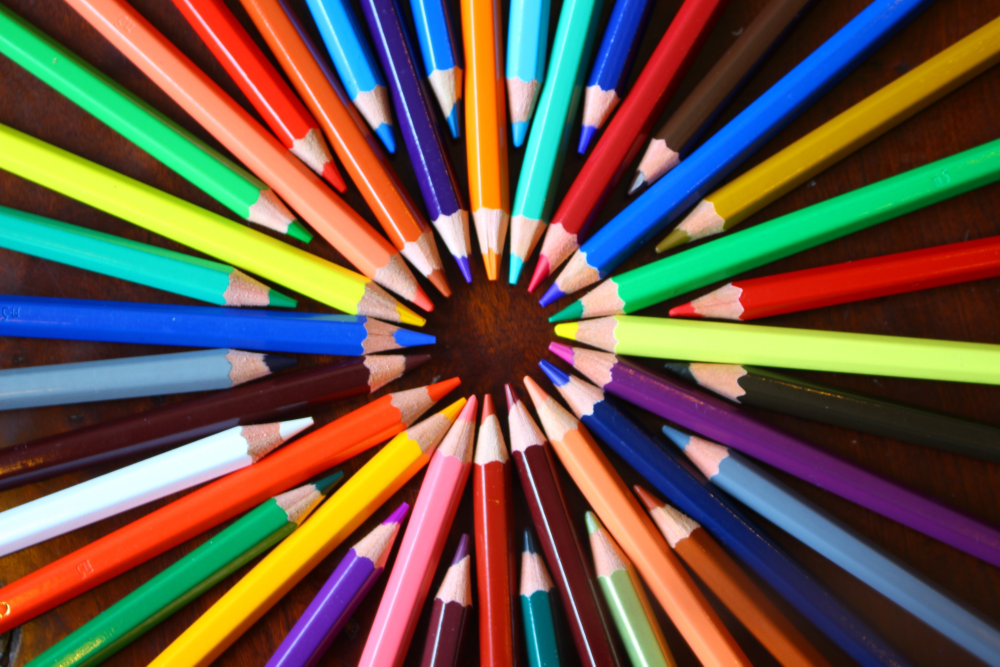
#> input picture crayons.jpeg, 4000 x 2666 px, found by its file name (shown at 1/4 size); the run also reads 1 picture not shown here
$ jupyter execute --allow-errors Bonus_Day001_Image_Processing.ipynb
#> lines starting #> are read from the running program, lines starting #| are printed output that depends on the picture; long printed decimals are rounded
# Introduction

**What is Computer Vision?**

*Computer vision is the science of teaching a machine how to interpret images.*

**Applications**

*   Image Compression
*   Filters
*   Image Matching
*   Image Segmentation
*   Object Recognition

**Basics for working with images in Python**

Under the hood,

the images are stored as a matrix of integers,

in which a pixel’s value corresponds to the given shade of gray/color.

**Binary Image**

1 bit Monochrome Image ( Bitmap Image )

Assume image is a grid of 8 x 8 pixels

8*8 = 64 pixels in total

Each pixels require 1 bit,

to store either BLACK( True = 1 ) or WHITE ( False = 0 )

**Grayscale Image**

8 bit Grayscale Image

Assume image is a grid of 8 x 8 pixels

8*8 = 64 pixels in total

Each pixels require 0 to 255 ( Unsigned Integer )

to store either BLACK(0) or WHITE (255)Or GRAY(128)


**Color Image**

8 bit Color Image

Assume image is a grid of 8 x 8 pixel

8*8 = 64 pixels in total

**The byte is the smallest addressable unit in x86.**

# Create a Binary Image from an array

[cell 1]
# Importing the required module
import numpy as np
import matplotlib.pyplot as plt

[cell 2]
image1 = [
         [0, 0, 1, 1, 1, 1, 0, 0],
         [0, 1, 0, 0, 0, 0, 1, 0],
         [1, 0, 1, 0, 0, 1, 0, 1],
         [1, 0, 0, 0, 0, 0, 0, 1],
         [1, 0, 1, 0, 0, 1, 0, 1],
         [1, 0, 0, 1, 1, 0, 0, 1],
         [0, 1, 0, 0, 0, 0, 1, 0],
         [0, 0, 1, 1, 1, 1, 0, 0]
        ]
img1 = np.array(image1, dtype=np.bool_)

[cell 3]
print(type(img1))
print(img1.ndim)
print(img1.dtype)
print(img1.shape)
print(img1.itemsize) #Displays in byte - how much size it takes to store each and every item
print(img1.size) #Even the bool data type in NumPy uses int8 to store the data
print(img1.nbytes) #How many bytes are stored in a memory for such an image
print("Values min/max", int(img1.min()), int(img1.max()))
print("Values min/max", img1.min(), img1.max())
print(img1)
print(img1.astype('int8'))

[cell 4]
plt.imshow(img1, "binary") #imshow - to present as an image

# Create a Grayscale Image from an array

[cell 5]
image2 = [
       [255, 255, 0, 0, 0, 0, 255, 255],
       [255, 0, 255, 255, 255, 255, 0, 255],
       [0, 255, 128, 255, 255, 128, 255, 0],
       [0, 255, 255, 255, 255, 255, 255, 0],
       [0, 255, 128, 255, 255, 128, 255, 0],
       [0, 255, 255, 128, 128, 255, 255, 0],
       [255, 0, 255, 255, 255, 255, 0, 255],
       [255, 255, 0, 0, 0, 0, 255, 255]
       ]
img2 = np.array(image2, dtype=np.uint8)

[cell 6]
print(type(img2))
print(img2.ndim)
print(img2.dtype)
print(img2.shape)
print(img2.itemsize)# Displays in byte
print(img2.size)
print(img2.nbytes)
print("Values min/max", img2.min(), img2.max())
print(img2)

[cell 7]
plt.imshow(img2, 'gray')

**Python Imaging Library ( PIL )**

[cell 8]
# Importing Pillow libraray for saving the numpy array as image
from PIL import Image

[cell 9]
dir(Image)

[cell 10]
img_file1 = Image.fromarray(img2, 'L')
# RGB --> Color images
# L --> Grayscale Images

print(type(img_file1)) #image type
print(img_file1)
print(img_file1.mode) #image mode

img_file1.save("Smile.png")

# Create a Colored Image using numpy array

[cell 11]
# Importing the numpy and matplotlib module/library
import numpy as np
import matplotlib.pyplot as plt
# Importing Pillow libraray for saving the numpy array as image
from PIL import Image

[cell 12]
# Defining the color codes for creating the image
image3 = [
[(255, 255, 255), (255, 255, 255), (255, 0, 0), (255, 0, 0), (255, 0, 0), (255, 0, 0), (255, 255, 255), (255, 255, 255)],
[(255, 255, 255), (255, 0, 0), (255, 255, 255), (255, 255, 255), (255, 255, 255), (255, 255, 255), (255, 0, 0), (255, 255, 255)],
[(255, 0, 0), (255, 255, 255), (0, 0, 255), (255, 255, 255), (255, 255, 255), (0, 0, 255), (255, 255, 255), (255, 0, 0)],
[(255, 0, 0), (255, 255, 255), (255, 255, 255), (255, 255, 255), (255, 255, 255), (255, 255, 255), (255, 255, 255), (255, 0, 0)],
[(255, 0, 0), (255, 255, 255), (0, 255, 0), (255, 255, 255), (255, 255, 255), (0, 255, 0), (255, 255, 255), (255, 0, 0)],
[(255, 0, 0), (255, 255, 255), (255, 255, 255), (0, 255, 0), (0, 255, 0), (255, 255, 255), (255, 255, 255), (255, 0, 0)],
[(255, 255, 255),(255,0,0),(255,255,255),(255,255,255),(255,255,255),(255,255,255),(255,0,0),(255,255,255)],
[(255,255,255),(255,255,255),(255,0,0), (255, 0, 0), (255, 0, 0), (255, 0, 0), (255, 255, 255), (255, 255, 255)]
]
img3 = np.array(image3, dtype=np.uint8)

[cell 13]
print(type(img3))
print(img3.ndim)
print(img3.dtype)
print(img3.shape)
# ( height x width x channel )
# ( layers x rows  x columns )
# 8x8( width, height ) RGB images would have shape (8, 8, 3) ( height, width, channels ).
print(img3.itemsize)# Displays in byte
print(img3.size)
print(img3.nbytes)
print("Values min/max", img3.min(), img3.max())

[cell 14]
print(img3)

[cell 15]
print(img3[5])
print(img3[5][0])
print(img3[5][0][0])

[cell 16]
# Creating the image using .imshow
plt.imshow(img3)

[cell 17]
# Saving the numpy array as image
img_file2 = Image.fromarray(img3, 'RGB')
img_file2.save("color_smile.png")
img_file2.show()

# Image Processing using Scikit-image and Numpy Array

Color-image data for single image is typically stored in three dimensions.

Each image is a three-dimensional array of (height, width, channels),
where the channels are usually red, green, and blue (RGB) values.

One 256x128 ( width, height ) RGB images would have shape (128, 256, 3) ( height, width, channels ).

(An extended representation is RGBA, where the A–alpha–denotes the level of opacity.)

One 256x128 ARGB images would have shape (128, 256, 4).

Color-image data for multiple images is typically stored in four dimensions.

A collection of images is then just (image_number, height, width, channels).

One thousand 256x128 RGB images would have shape (1000, 128, 256, 3).

[cell 18]
#Scikit-image is a good library to start with image processing.
from skimage import io

[cell 19]
from google.colab import drive
drive.mount('/content/drive')

[cell 20]
# 4000 x 2666 ( width x height )
img4 = io.imread('/content/drive/MyDrive/Forsk coding school code practices/crayons.jpeg')
#> img4 is the input picture: shape (2666, 4000, 3); mean R, G, B 105.7, 87.5, 73.3

[cell 21]
plt.imshow(img4)

[cell 22]
print(type(img4))
#| <class 'numpy.ndarray'>
print(img4.ndim)
#| 3
print(img4.dtype)
#| uint8
print(img4.shape) #height = 2666, width = 4000, RBG/Color Channel = 3
#| (2666, 4000, 3)
#(height x width x channel)
#(layers x rows  x columns)
print(img4.itemsize) #Displays in byte
#| 1
print(img4.size) #2666x4000x3 = 31992000
#| 31992000
print(img4.nbytes)
#| 31992000
print("Values min/max", img4.min(), img4.max())
#| Values min/max 0 255

[cell 23]
print(img4)
#> (printed output is left out)

[cell 24]
print(img4[0])
#> (printed output is left out)
#first layer

[cell 25]
print(img4[2665])
#> (printed output is left out)
#Last layer

[cell 26]
print(img4[0][0])
#| [31 19  7]
#0th row for the first layer

[cell 27]
print(img4[0][0][0]) #RED Component of 0th row for the first layer
#| 31

[cell 28]
#Drawing a red square on the image
img4[10:1100, 10:1100, :] = [255, 0, 0] #{red, green, blue}
plt.imshow(img4)

[cell 29]
#Reloading the Image Again
img5 = io.imread('/content/drive/MyDrive/Forsk coding school code practices/crayons.jpeg')
plt.imshow(img5)

[cell 30]
#Showing the Red Channel
plt.imshow(img5[:,:,0])

[cell 31]
#Showing the Green Channel
plt.imshow (img5[:,:,1])

[cell 32]
#Showing the Blue Channel
plt.imshow (img5[:,:,2])

[cell 33]
#Reversed rows to get upside down image
plt.imshow(img5[::-1])

[cell 34]
#Revered the columns so we got a mirrored image
plt.imshow(img5[:,::-1])
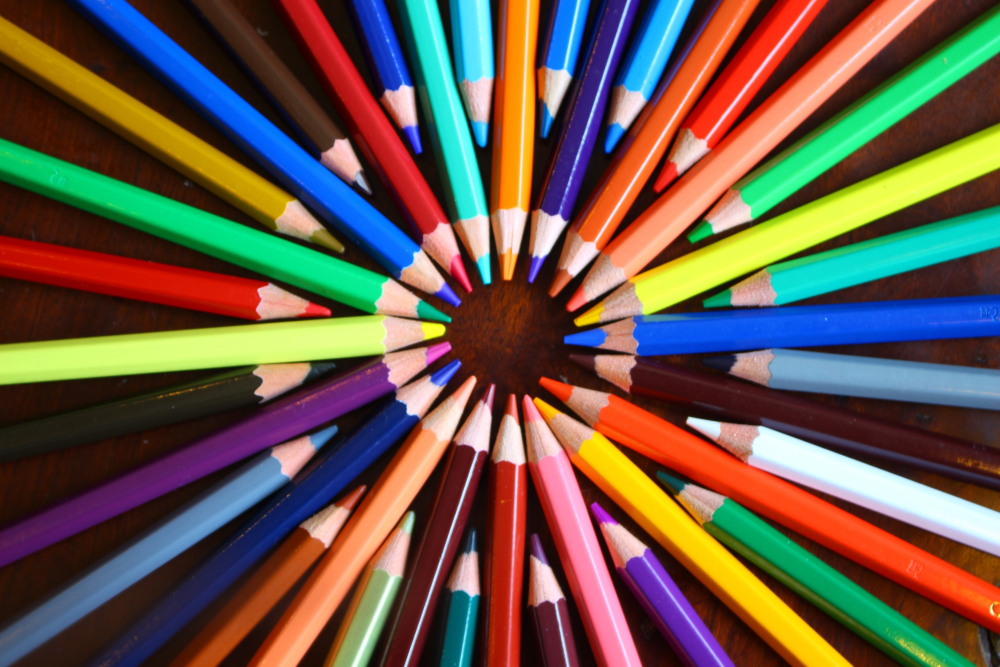
#> shown: shape (2666, 4000, 3) (shown at 1/4 size); mean R, G, B 105.7, 87.5, 73.3

[cell 35]
#Section of the photos - particular area of my image
plt.imshow(img5[1000:2470, 1500:2200])
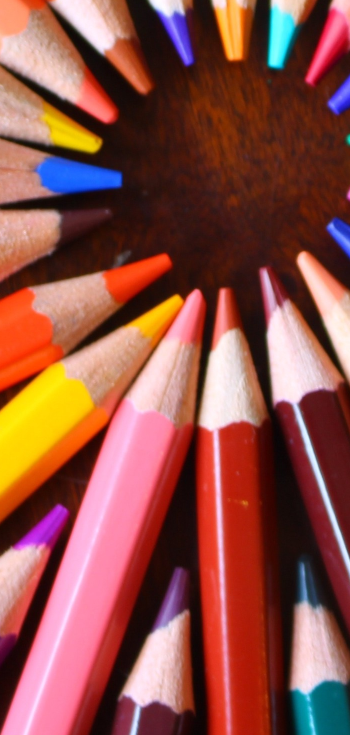
#> shown: shape (1470, 700, 3) (shown at 1/2 size); mean R, G, B 142.3, 80.4, 71.2

[cell 36]
#One-third the size of the image
plt.imshow(img5[::3,::3])

[cell 37]
#One-hundredth the size of the image
plt.imshow(img5[::100,::100])

[cell 38]
#Statistics of the image using numpy array

import numpy as np
print(np.mean(img5))
#| 88.840
print(np.std(img5))
#| 83.979
print(np.var(img5))
#| 7052.449
print(np.min(img5))
#| 0
print(np.max(img5))
#| 255
print(np.argmin(img5)) #index value of the min
#| 1406
print(np.argmax(img5)) #index value of the max
#| 795

[cell 39]
#Condition: True/False
photo_masked1 = np.where(img5>50, 255, 0)
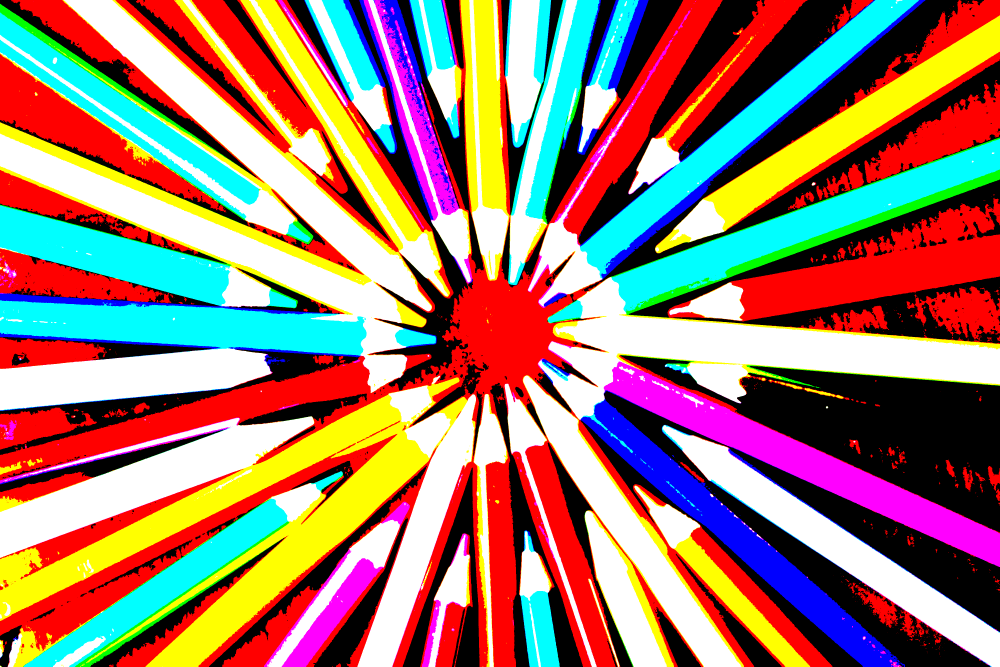
#> photo_masked1: shape (2666, 4000, 3) int64 (shown at 1/4 size); mean R, G, B 156.7, 123.9, 110
plt.imshow(photo_masked1)

[cell 40]
photo_masked2 = np.where(img5>100, 255, 0)
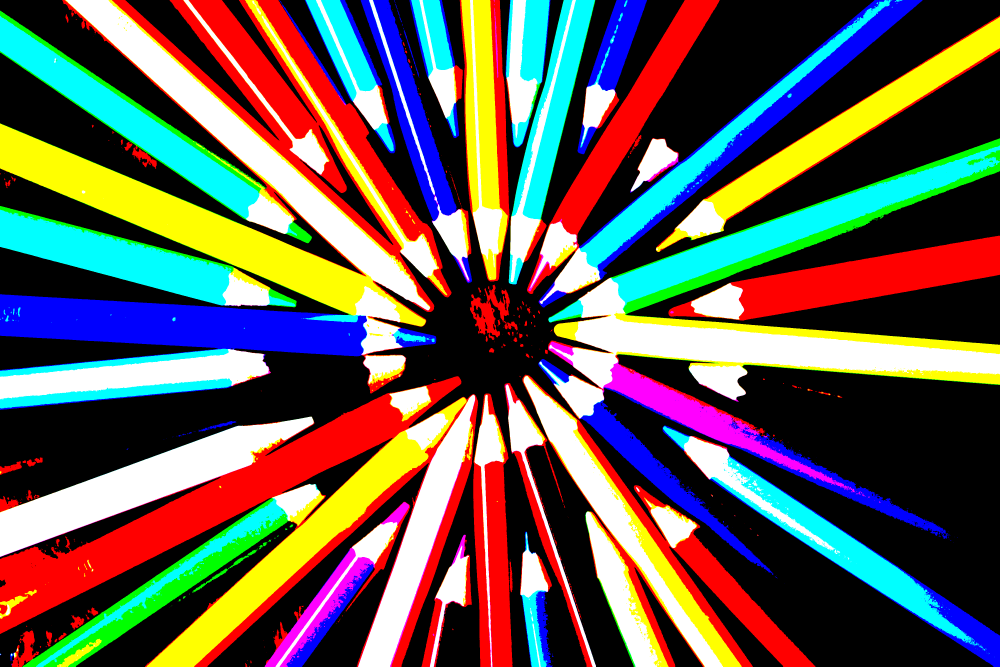
#> photo_masked2: shape (2666, 4000, 3) int64 (shown at 1/4 size); mean R, G, B 99.6, 90.9, 82.5
plt.imshow(photo_masked2)

[cell 41]
photo_masked3 = np.where(img5>200, 255, 0)
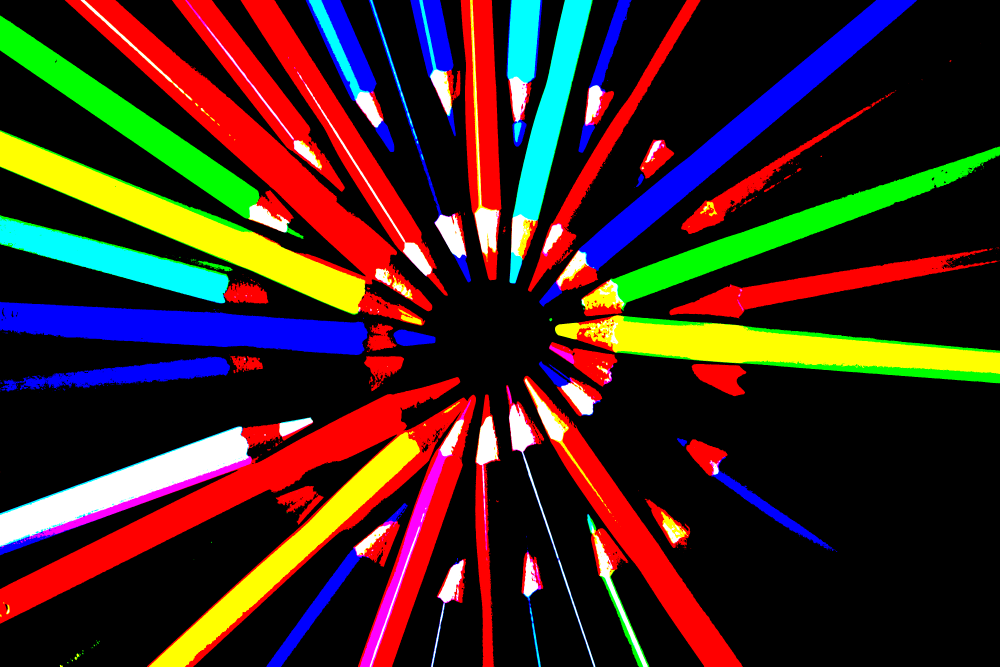
#> photo_masked3: shape (2666, 4000, 3) int64 (shown at 1/4 size); mean R, G, B 61, 37.6, 31.1
plt.imshow(photo_masked3)

[cell 42]
photo_masked4 = np.where(img5>250, 255, 0)
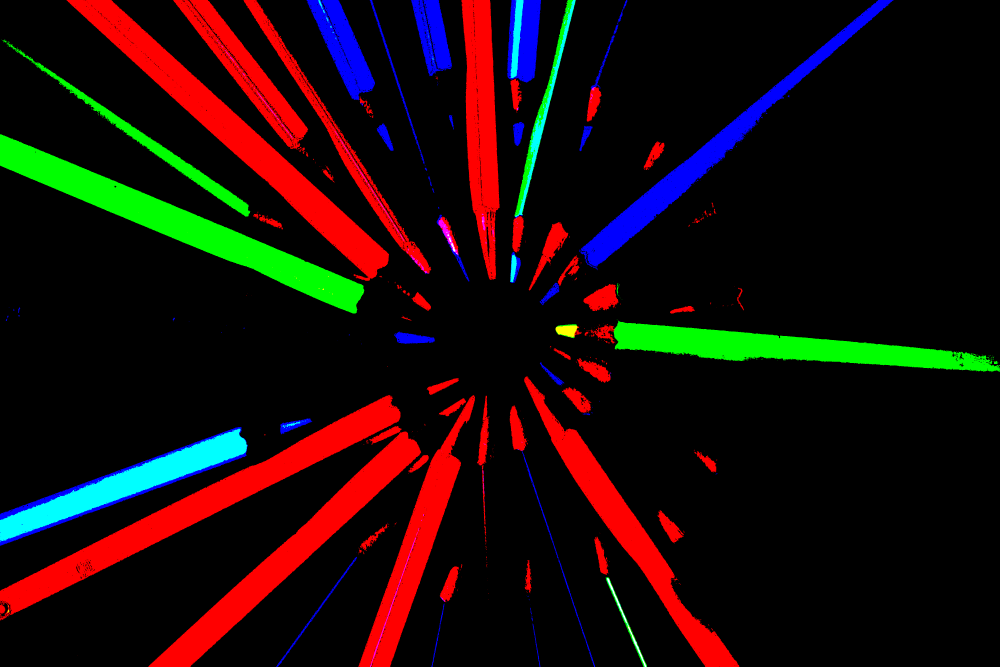
#> photo_masked4: shape (2666, 4000, 3) int64 (shown at 1/4 size); mean R, G, B 27.1, 12.2, 10
plt.imshow(photo_masked4)

[cell 43]
#Converts landscape into portrait
plt.imshow(img5[:,:,0].T)
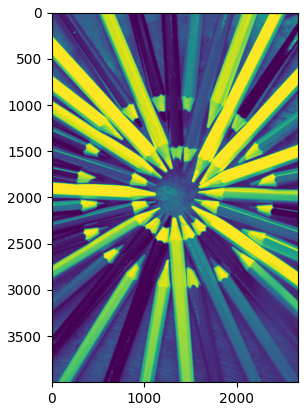
#> figure drawn by matplotlib, 1 panel

[cell 44]
#Convert image to grayScale
from skimage.color import rgb2gray
grayscale = rgb2gray(img5)

plt.imshow(grayscale, cmap=plt.cm.gray)

[cell 45]
#Creating Histogram of an Image with skimage
#Ravel == Flattening of the Image
_ = plt.hist(img5.ravel(), bins = 256, color = 'orange', )
_ = plt.hist(img5[:, :, 0].ravel(), bins = 256, color = 'red', alpha = 0.5)
_ = plt.hist(img5[:, :, 1].ravel(), bins = 256, color = 'Green', alpha = 0.5)
_ = plt.hist(img5[:, :, 2].ravel(), bins = 256, color = 'Blue', alpha = 0.5)
_ = plt.xlabel('Intensity Value')
_ = plt.ylabel('Count')
_ = plt.legend(['Total', 'Red_Channel', 'Green_Channel', 'Blue_Channel'])
plt.show()
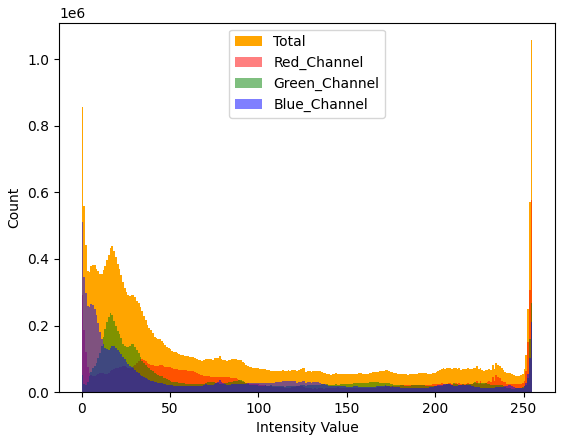
#> figure drawn by matplotlib, 1 panel; tallest bar 1056758 high, from x = 254 to 255; tallest bar 577122 high, from x = 254 to 255; tallest bar 267430 high, from x = 254 to 255

# Displaying a RBG Image using OpenCV

[cell 46]
#Displaying a Matplotlib RGB Image
import cv2
img6 = cv2.imread("/content/drive/MyDrive/Forsk coding school code practices/crayons.jpeg") #to read/load the image
plt.axis("on")
plt.imshow(img6)
#There is some change in the color due to lack of some info/code

[cell 47]
#Displaying a Matplotlib RGB Image
import cv2
img7 = cv2.imread("/content/drive/MyDrive/Forsk coding school code practices/crayons.jpeg")
plt.axis("on")
plt.imshow(cv2.cvtColor(img7, cv2.COLOR_BGR2RGB))
plt.show()

# Reading the stars from the sky

[cell 48]
from matplotlib import pyplot as plt
from skimage import data
from skimage.feature import blob_dog, blob_log, blob_doh
from skimage.color import rgb2gray
from skimage.io import imread
import math

#> (a cell that did not finish here is left out)

#> (a cell that did not finish here is left out)

#> (a cell that did not finish here is left out)

[cell 52]
fig, ax = plt.subplots(1, 1)
#> (the rest of this cell did not finish here and is left out)

# 3-channel RGB PIL Image to 3D NumPy array and back

[cell 53]
from PIL import Image
import numpy

[cell 54]
#Import an image
img9 = Image.open('/content/drive/MyDrive/Forsk coding school code practices/crayons.jpeg')

[cell 55]
print(type(img9))
#| <class 'PIL.JpegImagePlugin.JpegImageFile'>
print((img9))
#| <PIL.JpegImagePlugin.JpegImageFile image mode=RGB size=4000x2666 at 0x7FF87CFBCA50>

[cell 56]
arr_img = np.array(img9)

[cell 57]
print(type(arr_img))
#| <class 'numpy.ndarray'>

[cell 58]
print((arr_img))
#> (printed output is left out)

[cell 59]
#Convert array to Image
new_color_img = Image.fromarray(arr_img)

[cell 60]
import matplotlib.pyplot as plt
plt.imshow(new_color_img)

[cell 61]
#Convert into gray-scale:
new_gray_img = new_color_img.convert('L')
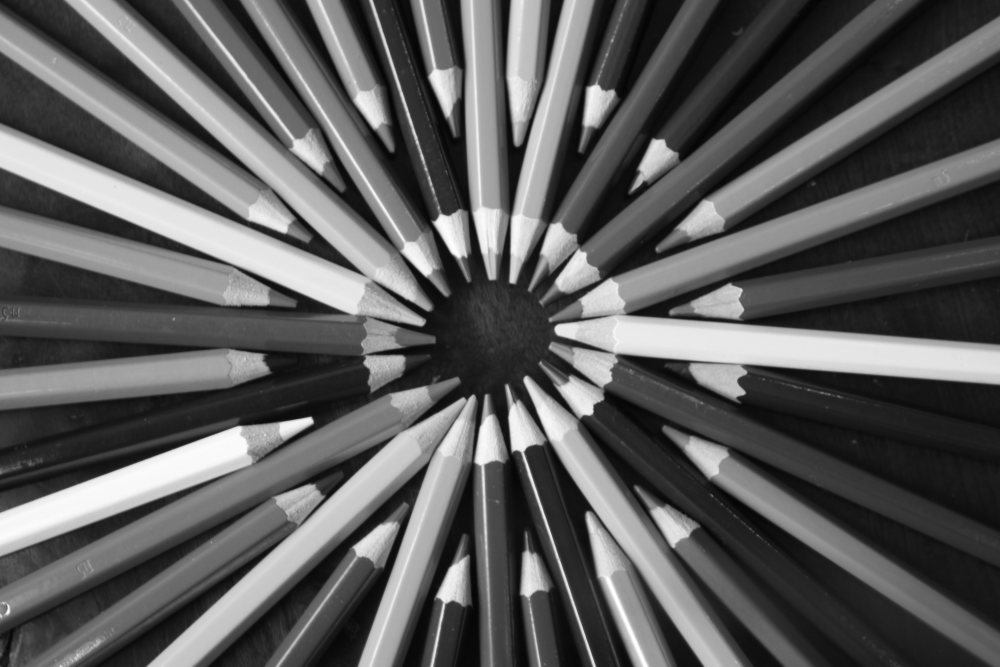
#> new_gray_img: PIL image 4000x2666 L (shown at 1/4 size); min 2, max 255, mean 91.3

[cell 62]
import matplotlib.pyplot as plt
plt.imshow(new_gray_img)

[cell 63]
import numpy as np
gray_img_arr = np.array(new_gray_img)

[cell 64]
print(gray_img_arr)
#> (printed output is left out)
